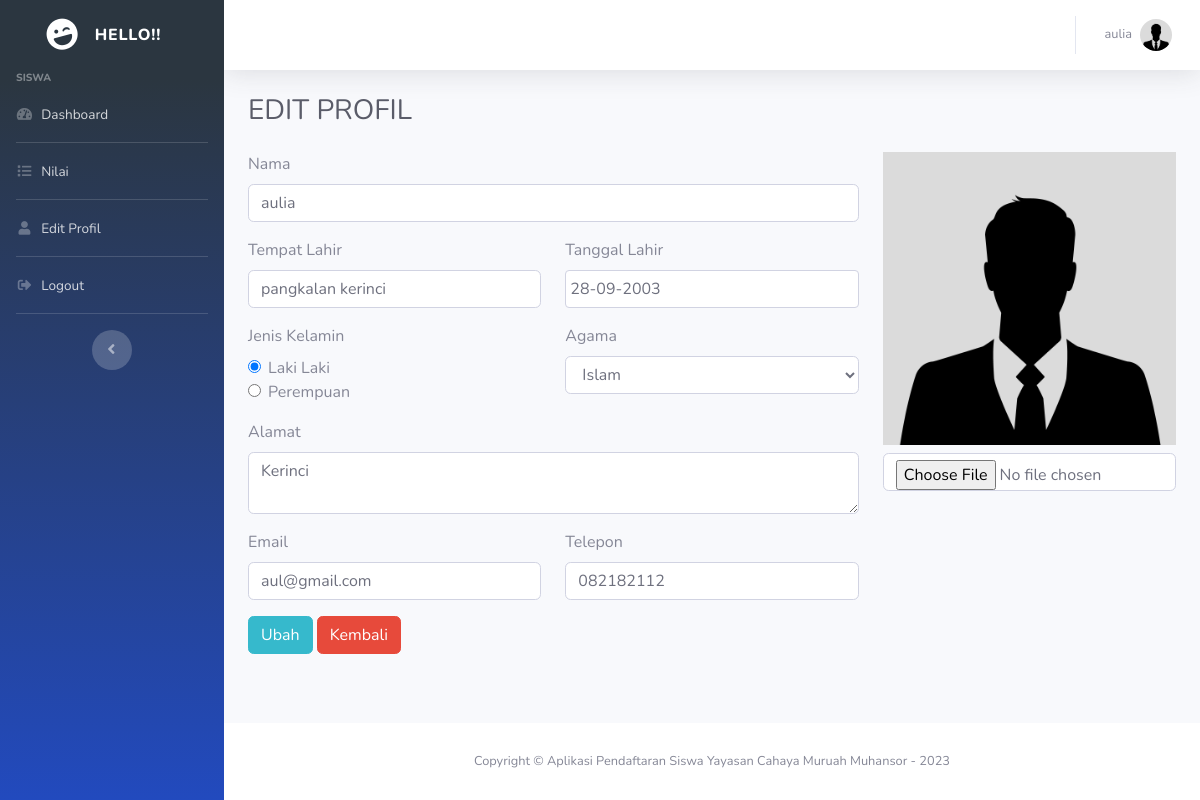
The app's page /siswa/editprofil.php (signed in) with its own data.
### tables this page shows
CREATE TABLE `pendaftar` (
  `id` int(11) NOT NULL,
  `nama` varchar(100) DEFAULT NULL,
  `tmpt_lahir` varchar(100) DEFAULT NULL,
  `tgl_lahir` date DEFAULT NULL,
  `jenis_kelamin` enum('L','P') DEFAULT NULL,
  `agama` varchar(45) DEFAULT NULL,
  `alamat` text DEFAULT NULL,
  `email` varchar(100) DEFAULT NULL,
  `telepon` varchar(45) DEFAULT NULL,
  `foto` varchar(100) NOT NULL,
  `users_id` int(11) DEFAULT NULL
);

### config/auto_load.php (called while the page is built, shortened)
<?php
$base_url = "http://localhost/pendaftaran";
?>

### siswa/editprofil_control.php (called while the page is built, shortened)
<?php
$id_user = $_SESSION['id_users'];
$sql_pendaftar = "SELECT * FROM pendaftar where users_id = '$id_user'";
$result_pendaftar = mysqli_query($koneksi, $sql_pendaftar);
if(mysqli_num_rows($result_pendaftar)){
    $data_pendaftar = mysqli_fetch_array($result_pendaftar);
}
?>

### siswa/editprofil.php (the view, shortened to what this page needs)
<?php include('../config/auto_load.php'); ?>
<?php include('editprofil_control.php'); ?>
<?php include('../template/header.php'); ?>
<div class="container-fluid">
  <h1 class="h3 mb-4 text-gray-800">EDIT PROFIL</h1>
    <form class="user" method="POST" action="<?= $base_url ?>/siswa/editprofil.php" enctype="multipart/form-data">
        <div class="row">
            <div class="col-md-8">
                <div class="form-group">
                    <label for="nama">Nama</label>
                    <input type="text" class="form-control" id="nama" placeholder="Masukkan Nama" name="nama" value="<?= $data_pendaftar['nama'] ?>">
                </div>
                <div class="form-group row">
                    <div class="col-md-6">
                        <label for="tempat_lahir">Tempat Lahir</label>
                        <input type="text" class="form-control" id="tempat_lahir" placeholder="Tempat lahir" name="tempat_lahir" value="<?= $data_pendaftar['tmpt_lahir'] ?>">
                    </div>
                    <div class="col-md-6">
                        <label for="tanggal_lahir">Tanggal Lahir</label>
                        <input type="text" class="form-control datepicker" id="tanggal_lahir" placeholder="Tanggal Lahir" name="tanggal_lahir" value="<?= date("d-m-Y", strtotime($data_pendaftar['tgl_lahir'])); ?>">
                    </div>
                </div>
                <div class="form-group row">
                    <div class="col-md-6">
                        <label>Jenis Kelamin</label>
                        <?php
                        $laki = "";
                        $perempuan = "";
                        if($data_pendaftar['jenis_kelamin'] == "L") {
                            $laki = "checked";
                        } else {
                            $perempuan = "checked";
                        }
                        ?>
                        <div class="form-check">
                            <input class="form-check-input" type="radio" name="jenis_kelamin" id="lk" value="L" <?= $laki ?>>
                            <label class="form-check-label" for="lk">
                                Laki Laki
                            </label>
                        </div>
                        <div class="form-check">
                            <input class="form-check-input" type="radio" name="jenis_kelamin" id="pr" value="P" <?= $perempuan ?>>
                            <label class="form-check-label" for="pr">
                                Perempuan
                            </label>
                        </div>
                    </div>
                    <div class="col-md-6">
                        <label for="agama">Agama</label>
                        <select name="agama" id="agama" class="form-control">
                            <option value="islam" <?php if($data_pendaftar['agama'] == 'islam'){ echo "selected"; } ?>>Islam</option>
                        </select>
                    </div>
                </div>
                <div class="form-group">
                    <label for="alamat">Alamat</label>
                    <textarea name="alamat" id="alamat" class="form-control"><?= $data_pendaftar['alamat']; ?></textarea>
                </div>
                <div class="form-group row">
                    <div class="col-md-6">
                        <label for="email">Email</label>
                        <input name="email" type="email" class="form-control" id="email" placeholder="Email" value="<?= $data_pendaftar['email'] ?>">
                    </div>
                    <div class="col-md-6">
                        <label for="telepon">Telepon</label>
                        <input name="telepon" type="text" class="form-control" id="telepon" placeholder="Telepon" value="<?= $data_pendaftar['telepon'] ?>">
                    </div>
                </div>
            </div>
            <div class="col-md-4">
                <?php
                if(isset($data_pendaftar['foto']) && $data_pendaftar['foto'] != '') {
                    $foto = '../uploads/' . $data_pendaftar['foto'];
                } else {
                    $foto = '../assets/img/avatar.jpg';
                }
                ?>
                <img src="<?= $foto ?>" alt="foto profil" class="img-fluid">
                <input type="file" name="gambar" class="form-control mt-2">
            </div>
            <div class="col-md-12">
                <button type="submit" name="btn_simpan" value="simpan_profil" class="btn btn-primary mb-5">Ubah</button>
                <a href="dashboard.php" class="btn btn-danger mb-5">Kembali</a>
            </div>
        </div>
    </form>
</div>
<?php include('../template/footer.php'); ?>

### records on screen
pendaftar: nama "aulia", tempat_lahir "pangkalan kerinci", tanggal_lahir "28-09-2003", agama "Islam", alamat "Kerinci", email "aul@gmail.com", telepon "082182112"

### other values on screen
$_SESSION['level'] "SISWA"
$_SESSION['nama'] "aulia"
